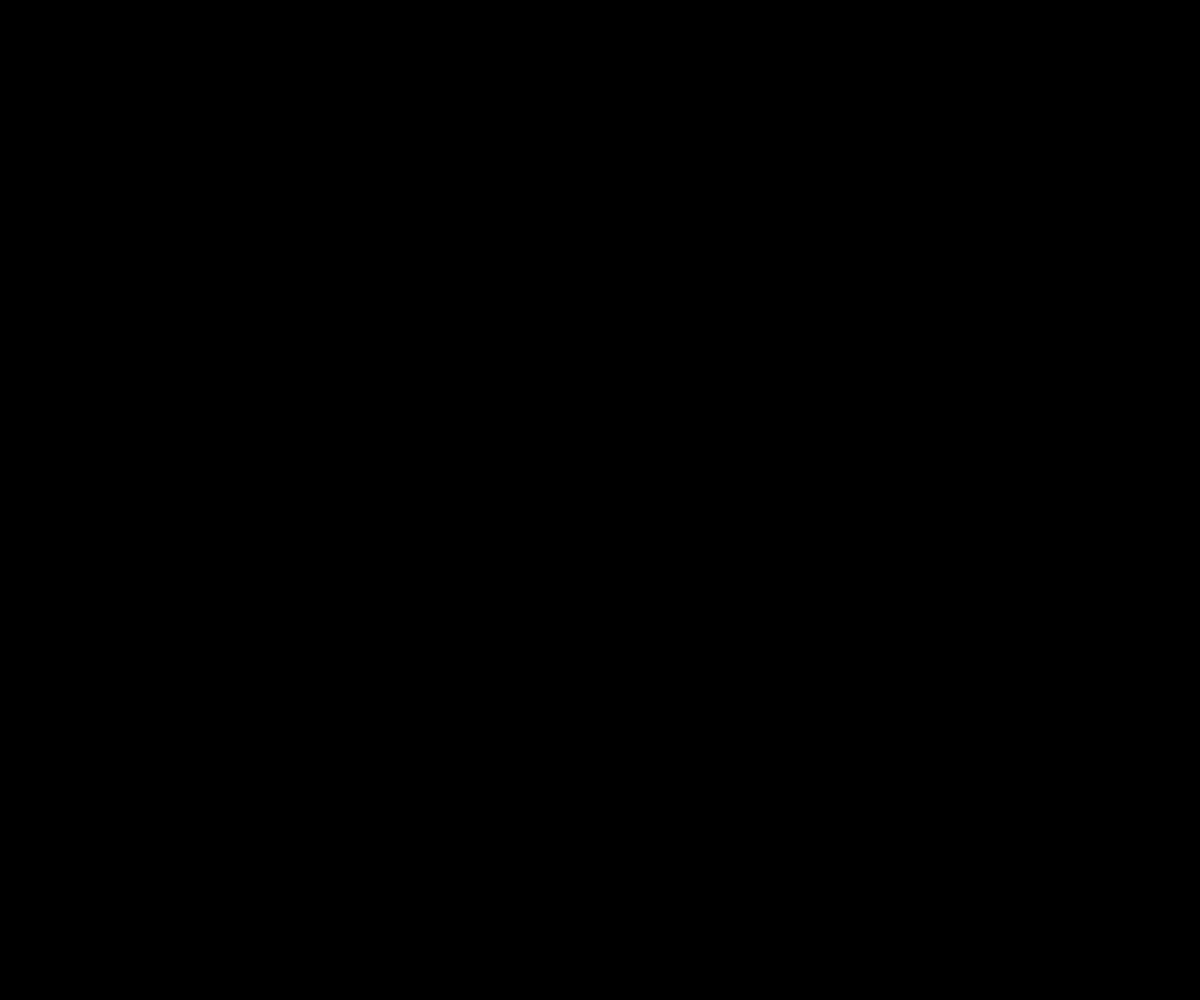
Frame 1 (no input)
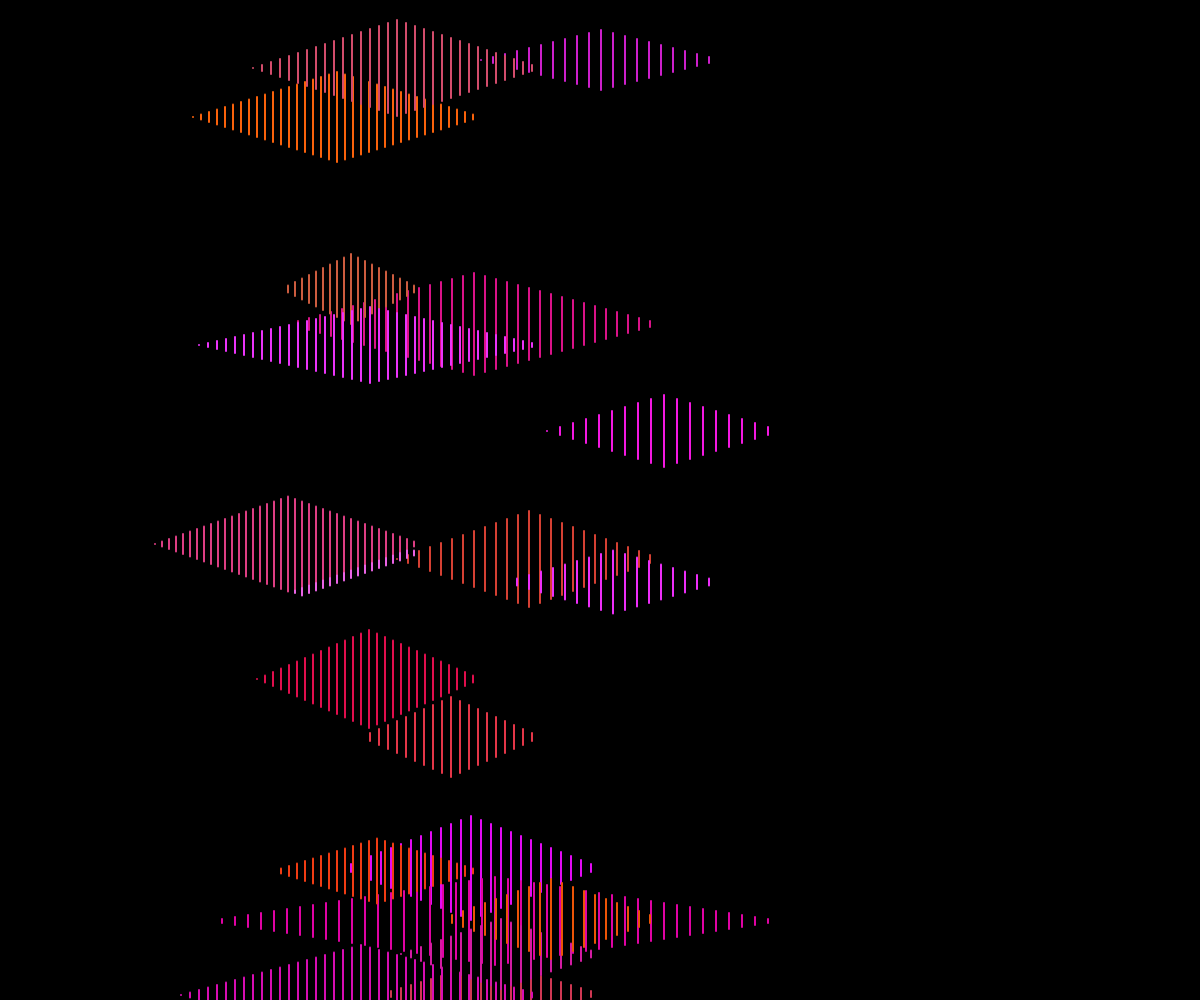
Frame 60 (no input)
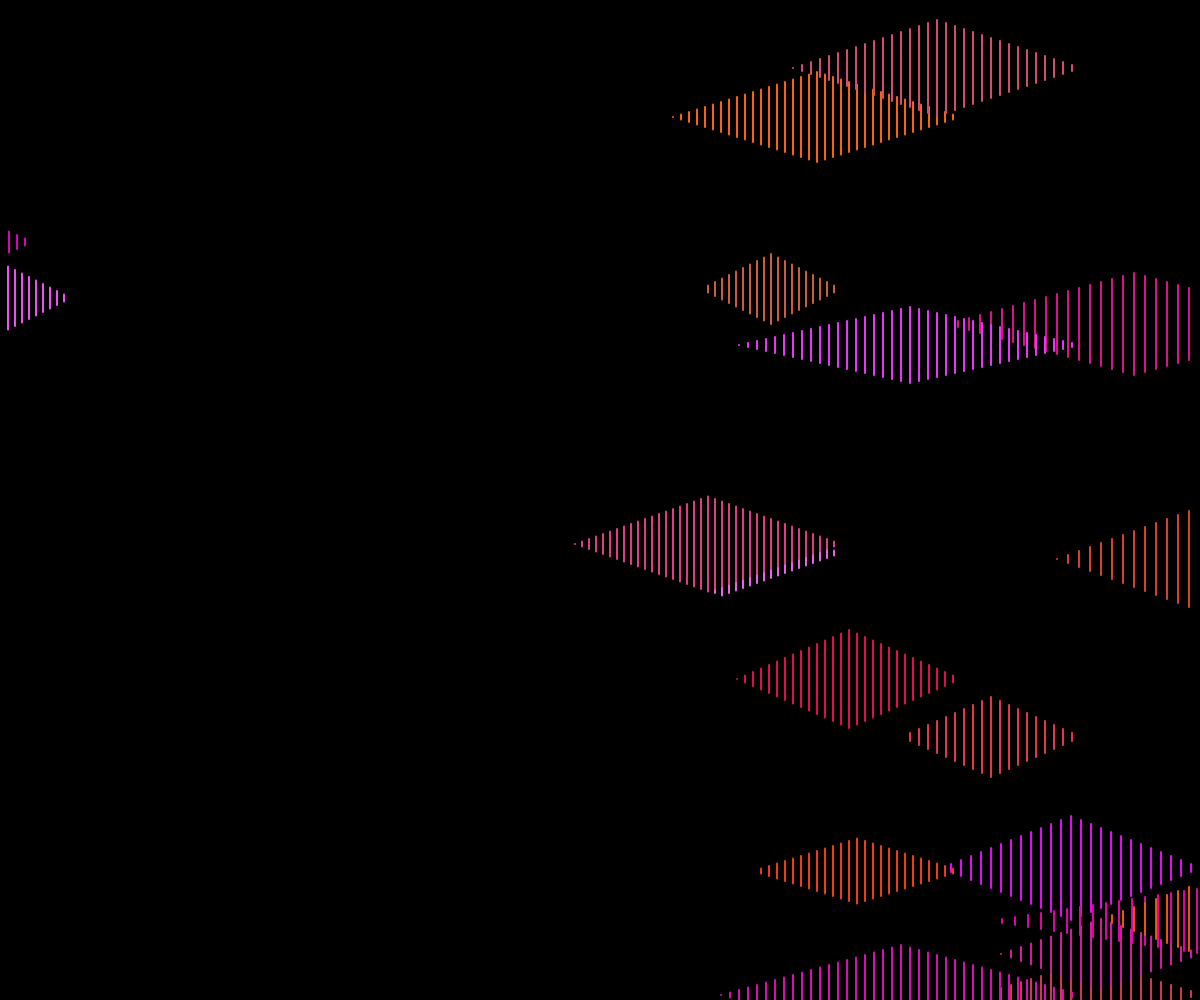
Frame 120 (the mouse pressed at the canvas centre since frame 60)

The p5.js sketch that drew these frames (run headless with seeded random() and noise() and a simulated clock; from frame 60 on, the mouse is pressed at the canvas centre):

// p5.js sketch
// ── sketch.js
let bg = 0;

let waves = [];

function setup() {
    createCanvas(windowWidth, windowHeight);
    background(bg);
    for (let i = 0; i < 20; i++) {
        waves.push(new Wave(width-1, 100, 0, 10, 200, 10));
    }
}
// push waves not shooting lines, build out wave.js

function getRandomInt(min, max) {
    min = Math.ceil(min);
    max = Math.floor(max);
    return Math.floor(Math.random() * (max - min) + min); // The maximum is exclusive and the minimum is inclusive
  }
  

function draw() {
    background(bg);
    let waves_copy = [...waves];
    let waves_spliced = 0;
    for (let i = 0; i < waves.length; i++) {
        waves[i].move();
        // check to see if wave is dead
        if (waves[i].isAlive()) {
            waves[i].show();
        } else {
            // remove a wave
            waves_copy.splice(i - waves_spliced, 1);
            waves_spliced++;

            // add a new wave
            /// color
            const r = getRandomInt(200,256);
            const g = getRandomInt(1, 101);
            const b = getRandomInt(1, 256);
            let color = "rgb(" + r + "," + g + "," + b + ")"
            /// wave
            waves_copy.push(new Wave(1, getRandomInt(0, height), 0, getRandomInt(7, 14), getRandomInt(50, 100), getRandomInt(4, 9), color=color, stroke_weight=2));
        }
    }
    waves = waves_copy;
}

function windowResized(){
    resizeCanvas(windowWidth, windowHeight);
    background(bg);
}
// ── shooting-line.js
class ShootingLine {
    constructor(x, y, direction, length, speed=10, color='rgb(0, 255, 100)', stroke_weight=1) {
        this.color = color;
        this.length = length;
        this.speed = speed;

        this.stroke_weight = stroke_weight;

        this.x_dir;
        this.y_dir;

        if(direction == 0) {
            // x
            this.x_dir = 1;
            this.y_dir = 0;
        } else if(direction == 1) {
            // y
            this.x_dir = 0;
            this.y_dir = 1;
        }

        this.current_move = 0;
        this.alive = true;
        this.adjust = 0;
        this.x1 = x;
        this.x2 = x;
        this.y1 = y;
        this.y2 = y;
        this.horizontal = Math.abs(this.x_dir) == 1;
    }

    move() {
        if(this.current_move < this.length) {
            this.x2 += this.x_dir*(this.speed/2); 
            this.y2 += this.y_dir*(this.speed/2); 

            this.x1 -= this.x_dir*(this.speed/2); 
            this.y1 -= this.y_dir*(this.speed/2); 
            this.current_move += this.speed;
        } else if(this.current_move >= this.length && this.current_move < this.length*2) {
            this.x2 -= this.x_dir*(this.speed/2); 
            this.y2 -= this.y_dir*(this.speed/2); 
            
            this.x1 += this.x_dir*(this.speed/2); 
            this.y1 += this.y_dir*(this.speed/2); 
            this.current_move += this.speed;
        } else {
            this.alive = false;
            this.x1 = this.x2;
            this.y1 = this.y2;
        }
    }

    show() {
        stroke(this.color);
        strokeWeight(this.stroke_weight);
        line(this.x1, this.y1, this.x2, this.y2);
    }
}
// ── wave.js
class Wave {
    /*
        Takes starting location (x,y), direction (0 for x direction, 1 for y direction), speed (can be negative)
        amp_speed (how fast lines shoot), 
    */
    constructor(x, y, direction=0, speed=1, amplitude=1, amp_speed=1, color='rgb(0, 255, 100)', stroke_weight=1) {
        this.x = x;
        this.y = y;
        this.direction = direction;
        if (this.direction === 0) {
            this.shooting_direction = 1;
        } else {
            this.shooting_direction = 0;
        }
        this.amplitude = amplitude;
        this.amp_speed = amp_speed;
        this.speed = speed;

        let lines = [];

        this.lines = lines;

        this.color = color;

        this.stroke_weight = stroke_weight;
    }

    isAlive() {
        if (this.lines.length === 0) {
            //console.log('dead wave')
            return false
        } else {
            return true
        }
    }

    move() {
        // move x or y based on direction
        if (this.direction === 0) {
            // move x
            this.x += this.speed;
        } else if (this.direction === 1) {
            // move y
            this.y += this.speed;
        }
        // if we are inside the canvas, generate a new shooting line
        let inside_canvas = this.x > 0 && this.x < width && this.y > 0 && this.y < height;
        if (inside_canvas) {
            this.lines.push(new ShootingLine(this.x, this.y, this.shooting_direction, this.amplitude, this.amp_speed, this.color, this.stroke_weight))
        }

        // now update all shooting lines, remove dead lines
        let lines_copy = [...this.lines];
        let n_spliced = 0;
        for (let i = 0; i < this.lines.length; i++) {
            this.lines[i].move();
            if (!this.lines[i].alive) {
                lines_copy.splice(i - n_spliced, 1);
                n_spliced++;
            }
        }
        this.lines = lines_copy;
    }

    show() {
        // show current state (draw lines)
        for (let i = 0; i < this.lines.length; i++) {
            this.lines[i].show();
        }
    }
}
